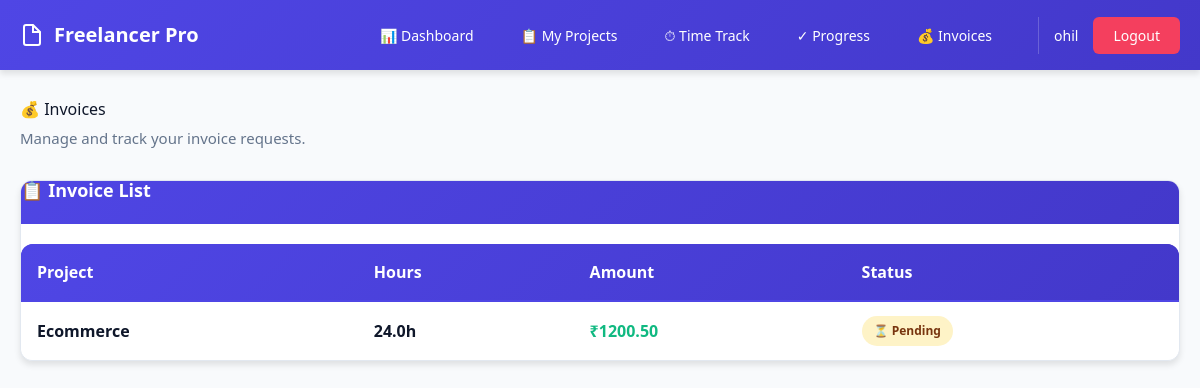
The page /invoices (signed in) on the database its author committed.
### tables this page shows
CREATE TABLE invoice_requests(
        id INTEGER PRIMARY KEY AUTOINCREMENT,
        project_id INTEGER,
        user_id INTEGER,
        status TEXT DEFAULT 'Pending'
    , total_hours REAL, total_amount REAL, requested_date TIMESTAMP);

CREATE TABLE projects(
        id INTEGER PRIMARY KEY AUTOINCREMENT,
        name TEXT,
        type TEXT,
        rate INTEGER,
        status TEXT,
        user_id INTEGER
    , created_at TIMESTAMP, deadline TEXT, description TEXT);

### app.py (the view)
@app.route("/invoices")
@login_required
def invoices():
    user_id = session["user_id"]
    role = session["role"]
    conn = get_db_connection()
    if role == "admin":
        invoices = conn.execute("""
            SELECT invoice_requests.*, projects.name as project_name, users.username
            FROM invoice_requests
            JOIN projects ON invoice_requests.project_id = projects.id
            JOIN users ON invoice_requests.user_id = users.id
            ORDER BY invoice_requests.requested_date DESC
        """).fetchall()
    else:
        invoices = conn.execute("""
            SELECT invoice_requests.*, projects.name as project_name
            FROM invoice_requests
            JOIN projects ON invoice_requests.project_id = projects.id
            WHERE invoice_requests.user_id = ?
            ORDER BY invoice_requests.requested_date DESC
        """, (user_id,)).fetchall()
    close_db_connection(conn)
    return render_template("invoices.html", invoices=invoices, role=role)

### app.py (called while the page is built)
def login_required(f):
    @wraps(f)
    def decorated_function(*args, **kwargs):
        if "user_id" not in session:
            return redirect("/login")
        return f(*args, **kwargs)
    return decorated_function

### database.py (called while the page is built)
def get_db_connection():
    conn = sqlite3.connect(DATABASE_PATH)
    conn.row_factory = sqlite3.Row
    return conn

def close_db_connection(conn):
    if conn:
        conn.close()

### templates/invoices.html (shortened to what this page needs)
{% extends "base.html" %}
{% block content %}
<div>
    <div style="margin-bottom: 30px;">
        <h1 style="margin-bottom: 8px;">💰 Invoices</h1>
        <p style="color: #64748b; font-size: 15px;">Manage and track your invoice requests.</p>
    </div>
    <div class="card" style="padding: 0; overflow: hidden;">
        <div class="card-header">📋 Invoice List</div>
        <div style="overflow-x: auto;">
            <table style="margin-top: 0; box-shadow: none;">
                <thead>
                    <tr style="background: linear-gradient(135deg, #4f46e5 0%, #4338ca 100%); color: white;">
                        <th style="border-bottom: 2px solid #4f46e5; color: white;">Project</th>
                        <th style="border-bottom: 2px solid #4f46e5; color: white;">Hours</th>
                        <th style="border-bottom: 2px solid #4f46e5; color: white;">Amount</th>
                        <th style="border-bottom: 2px solid #4f46e5; color: white;">Status</th>
                    </tr>
                </thead>
                <tbody>
                    {% if invoices %}
                        {% for invoice in invoices %}
                        <tr>
                            <td style="font-weight: 600; color: #0f172a;">{{ invoice.project_name }}</td>
                            <td style="font-weight: 600;">{{ "%.1f"|format(invoice.total_hours) }}h</td>
                            <td style="font-weight: 600; color: #10b981;">₹{{ "%.2f"|format(invoice.total_amount) }}</td>
                            <td>
                                {% if invoice.status == "Pending" %}
                                    <span class="badge badge-warning">⏳ Pending</span>
                                {% elif invoice.status == "Approved" %}
                                    <span class="badge badge-success">✓ Approved</span>
                                {% elif invoice.status == "Rejected" %}
                                    <span class="badge badge-danger">✕ Rejected</span>
                                {% else %}
                                    <span class="badge badge-info">{{ invoice.status }}</span>
                                {% endif %}
                            </td>
                        </tr>
                        {% endfor %}
                    {% else %}
                        <tr>
                            <td colspan="{% if session.get('role') == 'admin' %}6{% else %}4{% endif %}" style="text-align: center; color: #94a3b8; padding: 40px;">
                                No invoices found.
                            </td>
                        </tr>
                    {% endif %}
                </tbody>
            </table>
        </div>
    </div>
</div>
{% endblock %}

### static/css/style.css (style rules this page uses)
:root { --primary-color: #4f46e5; --primary-dark: #4338ca; --secondary-color: #10b981; --accent-color: #f59e0b; --danger-color: #f43f5e; --warning-color: #f97316; --success-color: #10b981; --info-color: #0ea5e9; --bg-color: #f8fafc; --text-color: #0f172a; --border-color: #e2e8f0; --shadow: 0 4px 6px rgba(0, 0, 0, 0.1); --shadow-lg: 0 10px 25px rgba(0, 0, 0, 0.1); }
* { margin: 0; padding: 0; box-sizing: border-box; }
body { font-family: 'Segoe UI', Tahoma, Geneva, Verdana, sans-serif; background-color: var(--bg-color); color: var(--text-color); line-height: 1.6; }
h1, h2, h3, h4, h5, h6 { font-weight: 600; line-height: 1.2; margin-bottom: 1rem; }
h1 { font-size: 32px; color: var(--text-color); }
.card { background: white; border-radius: 12px; padding: 24px; box-shadow: var(--shadow); transition: all 0.3s ease; border: 1px solid var(--border-color); }
.card-header { background: linear-gradient(135deg, var(--primary-color) 0%, var(--primary-dark) 100%); color: white; padding: 20px 24px; margin: -24px -24px 20px -24px; border-radius: 12px 12px 0 0; font-weight: 600; font-size: 18px; }
table { width: 100%; border-collapse: collapse; margin-top: 20px; background-color: white; border-radius: 12px; overflow: hidden; box-shadow: var(--shadow); }
thead { background: linear-gradient(135deg, var(--primary-color) 0%, var(--primary-dark) 100%); color: white; }
th { padding: 16px; text-align: left; font-weight: 600; border-bottom: 2px solid var(--border-color); }
td { padding: 14px 16px; border-bottom: 1px solid var(--border-color); }
tr:last-child td { border-bottom: none; }
.badge { display: inline-block; padding: 6px 12px; border-radius: 20px; font-size: 12px; font-weight: 600; white-space: nowrap; }
.badge-warning { background-color: #fef3c7; color: #78350f; }

### templates/base.html (style rules this page uses)
:root { --color-primary: #4f46e5; --color-primary-dark: #4338ca; --color-secondary: #10b981; --color-accent: #f59e0b; --color-danger: #f43f5e; --color-bg: #f8fafc; --color-text: #0f172a; --color-border: #e2e8f0; }
* { margin: 0; padding: 0; box-sizing: border-box; }
body { font-family: 'Segoe UI', Tahoma, Geneva, Verdana, sans-serif; background-color: var(--color-bg); color: var(--color-text); }

### rows shown on the page
invoice_requests: project_name "Ecommerce", total_hours "24.0", total_amount "1200.50", status "⏳ Pending"

### other values the page prints
{{ session.get("username") }} "ohil"
